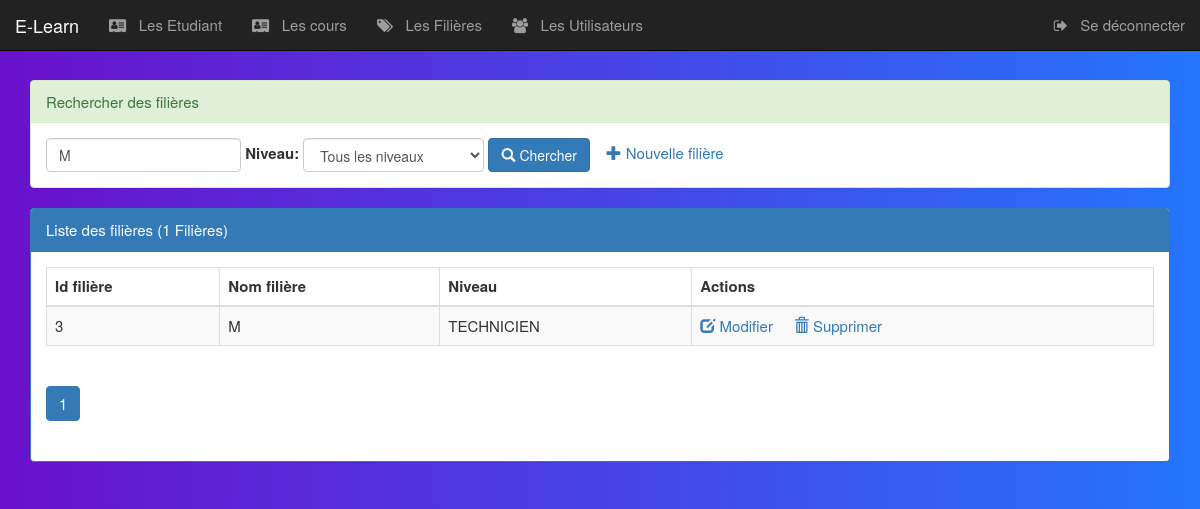
/pages/filieres.php?nomF=M (signed in), run on the app's committed database.
### tables this page shows
create table filiere(
    idFiliere int(4) auto_increment primary key,
    nomFiliere varchar(50),
    niveau varchar(50)
);

### pages/filieres.php (the view, shortened to what this page needs)
<?php
    require_once("connexiondb.php");
    $nomf=isset($_GET['nomF'])?$_GET['nomF']:"";
    $niveau=isset($_GET['niveau'])?$_GET['niveau']:"all";
    $size=isset($_GET['size'])?$_GET['size']:6;
    $page=isset($_GET['page'])?$_GET['page']:1;
    $offset=($page-1)*$size;
    if($niveau=="all"){
        $requete="select * from filiere
                where nomFiliere like '%$nomf%'
                limit $size
                offset $offset";
        $requeteCount="select count(*) countF from filiere
                where nomFiliere like '%$nomf%'";
    }
    $resultatF=$pdo->query($requete);
    $resultatCount=$pdo->query($requeteCount);
    $tabCount=$resultatCount->fetch();
    $nbrFiliere=$tabCount['countF'];
    $reste=$nbrFiliere % $size;
    if($reste===0)
        $nbrPage=$nbrFiliere/$size;
    else
        $nbrPage=floor($nbrFiliere/$size)+1;
?>
<!DOCTYPE HTML>
<HTML>
    <head>
        <link rel="stylesheet" type="text/css" href="https://maxcdn.bootstrapcdn.com/bootstrap/3.3.7/css/bootstrap.min.css">
        <link rel="stylesheet" type="text/css" href="../css/font-awesome.min.css">
        <link rel="stylesheet" type="text/css" href="../css/Styles.css">
    </head>
    <body class="vh-100 gradient-custom">
        <?php include("menu.php"); ?>
        <div class="container">
            <div class="panel panel-success margetop60">
				<div class="panel-heading">Rechercher des filières</div>
				<div class="panel-body">
					<form method="get" action="filieres.php" class="form-inline">
						<div class="form-group">
                            <input type="text" name="nomF"
                                   placeholder="Nom de la filière"
                                   class="form-control"
                                   value="<?php echo $nomf ?>"/>
                        </div>
                        <label for="niveau">Niveau:</label>
			            <select name="niveau" class="form-control" id="niveau"
                                onchange="this.form.submit()">
                            <option value="all" <?php if($niveau==="all") echo "selected" ?>>Tous les niveaux</option>
			            </select>
				        <button type="submit" class="btn btn-primary">
                            <span class="glyphicon glyphicon-search"></span>
                            Chercher
                        </button>
                       	<?php if ($_SESSION['user']['role']=='ADMIN') {?>
                            <a href="nouvelleFiliere.php">
                                <span class="glyphicon glyphicon-plus"></span>
                                Nouvelle filière
                            </a>
                        <?php } ?>
					</form>
				</div>
			</div>
            <div class="panel panel-primary">
                <div class="panel-heading">Liste des filières (<?php echo $nbrFiliere ?> Filières)</div>
                <div class="panel-body">
                    <table class="table table-striped table-bordered">
                        <thead>
                            <tr>
                                <th>Id filière</th><th>Nom filière</th><th>Niveau</th>
                                <?php if ($_SESSION['user']['role']== 'ADMIN') {?>
                                	<th>Actions</th>
                                <?php }?>
                            </tr>
                        </thead>
                        <tbody>
                            <?php while($filiere=$resultatF->fetch()){ ?>
                                <tr>
                                    <td><?php echo $filiere['idFiliere'] ?> </td>
                                    <td><?php echo $filiere['nomFiliere'] ?> </td>
                                    <td><?php echo $filiere['niveau'] ?> </td>
                                     <?php if ($_SESSION['user']['role']== 'ADMIN') {?>
                                        <td>
                                            <a href="editerFiliere.php?idF=<?php echo $filiere['idFiliere'] ?>">
                                                <span class="glyphicon glyphicon-edit"></span>
                                                <span >Modifier </span>
                                            </a>
                                            <a onclick="return confirm('Etes vous sur de vouloir supprimer la filière')"
                                                href="supprimerFiliere.php?idF=<?php echo $filiere['idFiliere'] ?>">
                                                    <span class="glyphicon glyphicon-trash"></span>
                                                    <span >Supprimer</span>
                                            </a>
                                        </td>
                                    <?php }?>
                                </tr>
                            <?PHP } ?>
                       </tbody>
                    </table>
                <div>
                    <ul class="pagination">
                        <?php for($i=1;$i<=$nbrPage;$i++){ ?>
                            <li class="<?php if($i==$page) echo 'active' ?>">
            <a href="filieres.php?page=<?php echo $i;?>&nomF=<?php echo $nomf ?>&niveau=<?php echo $niveau ?>">
                                    <?php echo $i; ?>
                                </a>
                             </li>
                        <?php } ?>
                    </ul>
                </div>
                </div>
            </div>
        </div>
    </body>
</HTML>

### css/Styles.css (style rules this page uses)
.margetop60 { margin-top: 80px; }
body { background-color: rgb(240, 238, 238); font-size: 15px; }
.gradient-custom { background: #6a11cb; background: -webkit-linear-gradient(to right, rgba(106, 17, 203, 1), rgba(37, 117, 252, 1)); background: linear-gradient(to right, rgba(106, 17, 203, 1), rgba(37, 117, 252, 1)) }

### data on the page
filiere: idFiliere "3", nomFiliere "M", niveau "TECHNICIEN"

### other printed values
$nbrFiliere "1"
